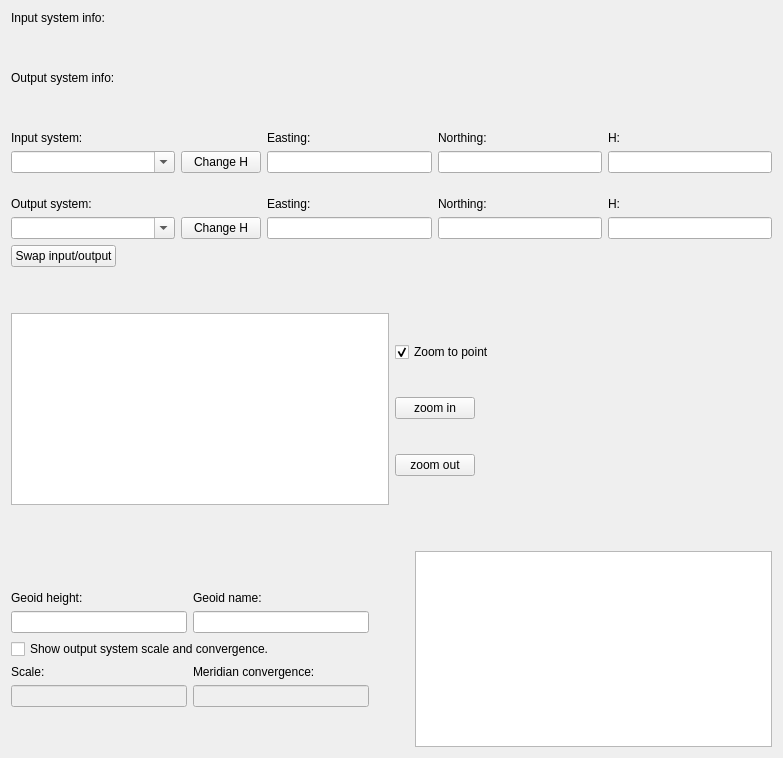
      <widget class="QWidget" name="tab_interactive">
       <attribute name="title">
        <string>Interactive</string>
       </attribute>
       <layout class="QVBoxLayout" name="verticalLayout_3">
        <item>
         <layout class="QVBoxLayout" name="verticalLayout_2">
          <item>
           <widget class="QLabel" name="lbl_input_info">
            <property name="text">
             <string>Input system info:</string>
            </property>
           </widget>
          </item>
          <item>
           <spacer name="verticalSpacer_7">
            <property name="orientation">
             <enum>Qt::Vertical</enum>
            </property>
            <property name="sizeHint" stdset="0">
             <size>
              <width>20</width>
              <height>40</height>
             </size>
            </property>
           </spacer>
          </item>
          <item>
           <widget class="QLabel" name="lbl_output_info">
            <property name="text">
             <string>Output system info:</string>
            </property>
           </widget>
          </item>
         </layout>
        </item>
        <item>
         <spacer name="verticalSpacer_6">
          <property name="orientation">
           <enum>Qt::Vertical</enum>
          </property>
          <property name="sizeType">
           <enum>QSizePolicy::Maximum</enum>
          </property>
          <property name="sizeHint" stdset="0">
           <size>
            <width>20</width>
            <height>40</height>
           </size>
          </property>
         </spacer>
        </item>
        <item>
         <layout class="QGridLayout" name="gridLayout_2">
          <item row="0" column="0">
           <widget class="QLabel" name="lbl_input_system">
            <property name="text">
             <string>Input system:  </string>
            </property>
           </widget>
          </item>
          <item row="0" column="2">
           <widget class="QLabel" name="lbl_x_in">
            <property name="text">
             <string>Easting:</string>
            </property>
           </widget>
          </item>
          <item row="0" column="3">
           <widget class="QLabel" name="lbl_y_in">
            <property name="text">
             <string>Northing:</string>
            </property>
           </widget>
          </item>
          <item row="0" column="4">
           <widget class="QLabel" name="lbl_z_in">
            <property name="text">
             <string>H:</string>
            </property>
           </widget>
          </item>
          <item row="1" column="0">
           <widget class="QComboBox" name="cb_input_system">
            <property name="sizePolicy">
             <sizepolicy hsizetype="Expanding" vsizetype="Fixed">
              <horstretch>0</horstretch>
              <verstretch>0</verstretch>
             </sizepolicy>
            </property>
            <property name="editable">
             <bool>true</bool>
            </property>
           </widget>
          </item>
          <item row="1" column="1">
           <widget class="QPushButton" name="bt_change_h_in">
            <property name="focusPolicy">
             <enum>Qt::StrongFocus</enum>
            </property>
            <property name="text">
             <string>Change H</string>
            </property>
           </widget>
          </item>
          <item row="1" column="2">
           <widget class="QLineEdit" name="txt_x_in">
            <property name="text">
             <string/>
            </property>
           </widget>
          </item>
          <item row="1" column="3">
           <widget class="QLineEdit" name="txt_y_in"/>
          </item>
          <item row="1" column="4">
           <widget class="QLineEdit" name="txt_z_in"/>
          </item>
         </layout>
        </item>
        <item>
         <spacer name="verticalSpacer_8">
          <property name="orientation">
           <enum>Qt::Vertical</enum>
          </property>
          <property name="sizeHint" stdset="0">
           <size>
            <width>761</width>
            <height>18</height>
           </size>
          </property>
         </spacer>
        </item>
        <item>
         <layout class="QGridLayout" name="gridLayout_3">
          <item row="1" column="2">
           <widget class="QLineEdit" name="txt_x_out">
            <property name="readOnly">
             <bool>true</bool>
            </property>
           </widget>
          </item>
          <item row="1" column="1">
           <widget class="QPushButton" name="bt_change_h_out">
            <property name="text">
             <string>Change H</string>
            </property>
           </widget>
          </item>
          <item row="1" column="3">
           <widget class="QLineEdit" name="txt_y_out">
            <property name="readOnly">
             <bool>true</bool>
            </property>
           </widget>
          </item>
          <item row="1" column="0">
           <widget class="QComboBox" name="cb_output_system">
            <property name="sizePolicy">
             <sizepolicy hsizetype="Expanding" vsizetype="Fixed">
              <horstretch>0</horstretch>
              <verstretch>0</verstretch>
             </sizepolicy>
            </property>
            <property name="editable">
             <bool>true</bool>
            </property>
           </widget>
          </item>
          <item row="1" column="4">
           <widget class="QLineEdit" name="txt_z_out">
            <property name="readOnly">
             <bool>true</bool>
            </property>
           </widget>
          </item>
          <item row="0" column="2">
           <widget class="QLabel" name="lbl_x_out">
            <property name="text">
             <string>Easting:</string>
            </property>
           </widget>
          </item>
          <item row="0" column="4">
           <widget class="QLabel" name="lbl_z_out">
            <property name="text">
             <string>H:</string>
            </property>
           </widget>
          </item>
          <item row="0" column="3">
           <widget class="QLabel" name="lbl_y_out">
            <property name="text">
             <string>Northing:</string>
            </property>
           </widget>
          </item>
          <item row="0" column="0">
           <widget class="QLabel" name="lbl_output_system">
            <property name="text">
             <string>Output system:</string>
            </property>
           </widget>
          </item>
         </layout>
        </item>
        <item>
         <layout class="QHBoxLayout" name="horizontalLayout_3">
          <item>
           <widget class="QPushButton" name="bt_interactive_swap">
            <property name="text">
             <string>Swap input/output</string>
            </property>
           </widget>
          </item>
          <item>
           <spacer name="horizontalSpacer_15">
            <property name="orientation">
             <enum>Qt::Horizontal</enum>
            </property>
            <property name="sizeHint" stdset="0">
             <size>
              <width>40</width>
              <height>20</height>
             </size>
            </property>
           </spacer>
          </item>
         </layout>
        </item>
        <item>
         <spacer name="verticalSpacer_3">
          <property name="orientation">
           <enum>Qt::Vertical</enum>
          </property>
          <property name="sizeHint" stdset="0">
           <size>
            <width>20</width>
            <height>40</height>
           </size>
          </property>
         </spacer>
        </item>
        <item>
         <layout class="QGridLayout" name="gridLayout_18">
          <item row="0" column="0">
           <layout class="QHBoxLayout" name="horizontalLayout_2">
            <item>
             <widget class="QGraphicsView" name="gv_map">
              <property name="sizePolicy">
               <sizepolicy hsizetype="Expanding" vsizetype="Fixed">
                <horstretch>0</horstretch>
                <verstretch>0</verstretch>
               </sizepolicy>
              </property>
              <property name="baseSize">
               <size>
                <width>360</width>
                <height>180</height>
               </size>
              </property>
             </widget>
            </item>
           </layout>
          </item>
          <item row="0" column="1">
           <layout class="QGridLayout" name="gridLayout_19">
            <item row="1" column="0">
             <widget class="QPushButton" name="bt_zoom_in">
              <property name="sizePolicy">
               <sizepolicy hsizetype="Fixed" vsizetype="Fixed">
                <horstretch>0</horstretch>
                <verstretch>0</verstretch>
               </sizepolicy>
              </property>
              <property name="text">
               <string>zoom in</string>
              </property>
             </widget>
            </item>
            <item row="2" column="0">
             <widget class="QPushButton" name="bt_zoom_out">
              <property name="sizePolicy">
               <sizepolicy hsizetype="Fixed" vsizetype="Fixed">
                <horstretch>0</horstretch>
                <verstretch>0</verstretch>
               </sizepolicy>
              </property>
              <property name="text">
               <string>zoom out</string>
              </property>
             </widget>
            </item>
            <item row="1" column="1">
             <spacer name="horizontalSpacer_13">
              <property name="orientation">
               <enum>Qt::Horizontal</enum>
              </property>
              <property name="sizeHint" stdset="0">
               <size>
                <width>40</width>
                <height>20</height>
               </size>
              </property>
             </spacer>
            </item>
            <item row="0" column="0">
             <widget class="QCheckBox" name="chb_zoom_to_point">
              <property name="text">
               <string>Zoom to point</string>
              </property>
              <property name="checked">
               <bool>true</bool>
              </property>
             </widget>
            </item>
           </layout>
          </item>
         </layout>
        </item>
        <item>
         <spacer name="verticalSpacer">
          <property name="orientation">
           <enum>Qt::Vertical</enum>
          </property>
          <property name="sizeHint" stdset="0">
           <size>
            <width>20</width>
            <height>40</height>
           </size>
          </property>
         </spacer>
        </item>
        <item>
         <layout class="QHBoxLayout" name="horizontalLayout">
          <item>
           <layout class="QVBoxLayout" name="verticalLayout_4">
            <item>
             <spacer name="verticalSpacer_15">
              <property name="orientation">
               <enum>Qt::Vertical</enum>
              </property>
              <property name="sizeHint" stdset="0">
               <size>
                <width>20</width>
                <height>40</height>
               </size>
              </property>
             </spacer>
            </item>
            <item>
             <layout class="QGridLayout" name="gridLayout_6">
              <item row="0" column="0">
               <widget class="QLabel" name="lbl_geoid_height">
                <property name="text">
                 <string>Geoid height:</string>
                </property>
               </widget>
              </item>
              <item row="0" column="1">
               <widget class="QLabel" name="lbl_geoid_name">
                <property name="text">
                 <string>Geoid name:</string>
                </property>
               </widget>
              </item>
              <item row="1" column="0">
               <widget class="QLineEdit" name="txt_geoid_height">
                <property name="acceptDrops">
                 <bool>false</bool>
                </property>
                <property name="readOnly">
                 <bool>true</bool>
                </property>
               </widget>
              </item>
              <item row="1" column="1">
               <widget class="QLineEdit" name="txt_geoid_name">
                <property name="enabled">
                 <bool>true</bool>
                </property>
                <property name="acceptDrops">
                 <bool>false</bool>
                </property>
                <property name="readOnly">
                 <bool>true</bool>
                </property>
               </widget>
              </item>
             </layout>
            </item>
            <item>
             <widget class="QCheckBox" name="chb_show_scale">
              <property name="text">
               <string>Show output system scale and convergence.</string>
              </property>
             </widget>
            </item>
            <item>
             <layout class="QGridLayout" name="gridLayout_21">
              <item row="0" column="0">
               <widget class="QLabel" name="lbl_scale">
                <property name="text">
                 <string>Scale:</string>
                </property>
               </widget>
              </item>
              <item row="0" column="1">
               <widget class="QLabel" name="lbl_meridian_convergence">
                <property name="text">
                 <string>Meridian convergence:</string>
                </property>
               </widget>
              </item>
              <item row="1" column="0">
               <widget class="QLineEdit" name="txt_scale">
                <property name="enabled">
                 <bool>false</bool>
                </property>
                <property name="acceptDrops">
                 <bool>false</bool>
                </property>
                <property name="readOnly">
                 <bool>true</bool>
                </property>
               </widget>
              </item>
              <item row="1" column="1">
               <widget class="QLineEdit" name="txt_meridian_convergence">
                <property name="enabled">
                 <bool>false</bool>
                </property>
                <property name="acceptDrops">
                 <bool>false</bool>
                </property>
                <property name="readOnly">
                 <bool>true</bool>
                </property>
               </widget>
              </item>
             </layout>
            </item>
            <item>
             <spacer name="verticalSpacer_18">
              <property name="orientation">
               <enum>Qt::Vertical</enum>
              </property>
              <property name="sizeHint" stdset="0">
               <size>
                <width>20</width>
                <height>40</height>
               </size>
              </property>
             </spacer>
            </item>
           </layout>
          </item>
          <item>
           <spacer name="horizontalSpacer">
            <property name="orientation">
             <enum>Qt::Horizontal</enum>
            </property>
            <property name="sizeType">
             <enum>QSizePolicy::Fixed</enum>
            </property>
            <property name="sizeHint" stdset="0">
             <size>
              <width>40</width>
              <height>20</height>
             </size>
            </property>
           </spacer>
          </item>
          <item>
           <widget class="QTextEdit" name="txt_log"/>
          </item>
         </layout>
        </item>
       </layout>
      </widget>
